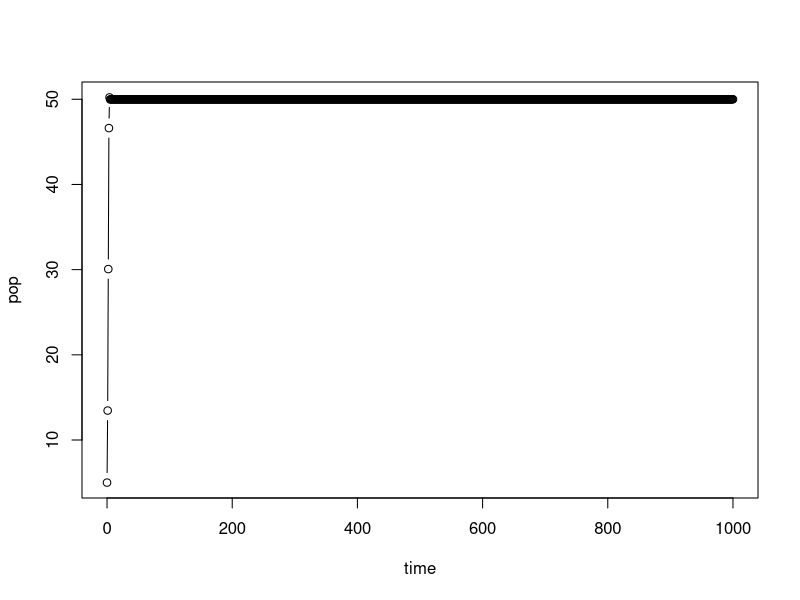
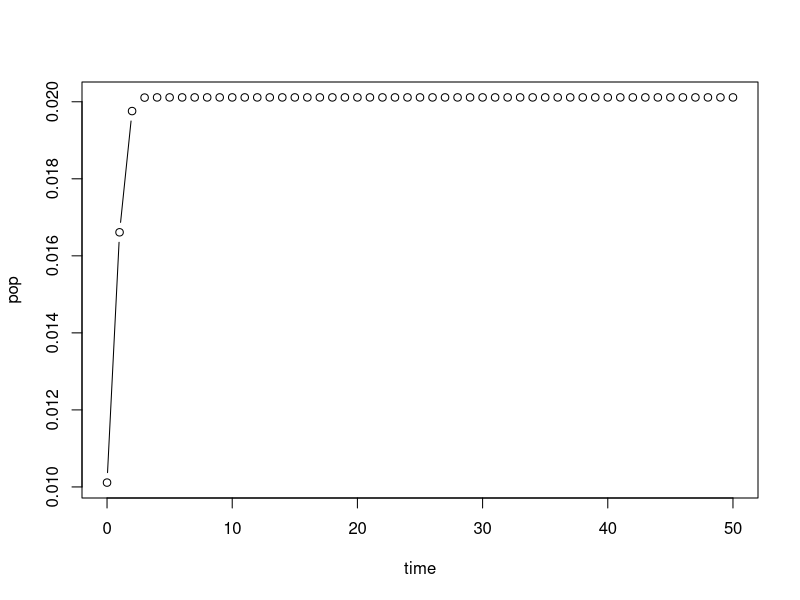
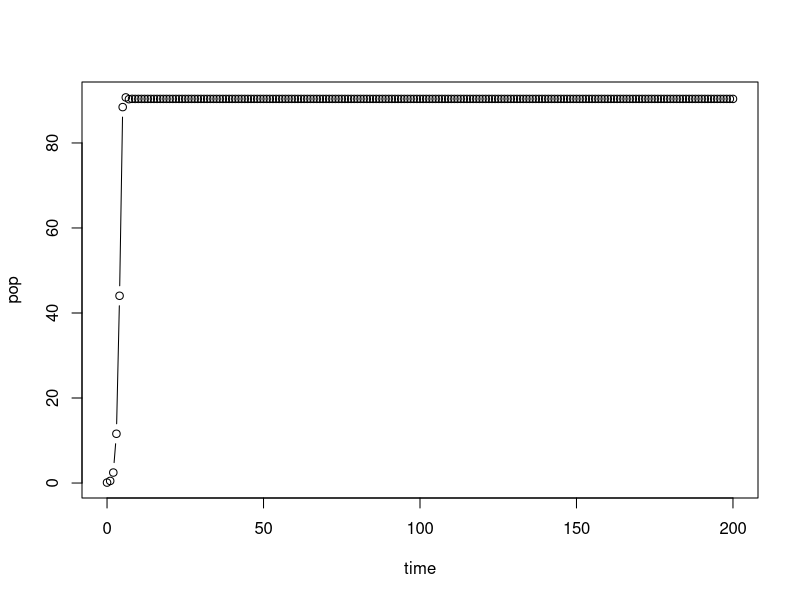
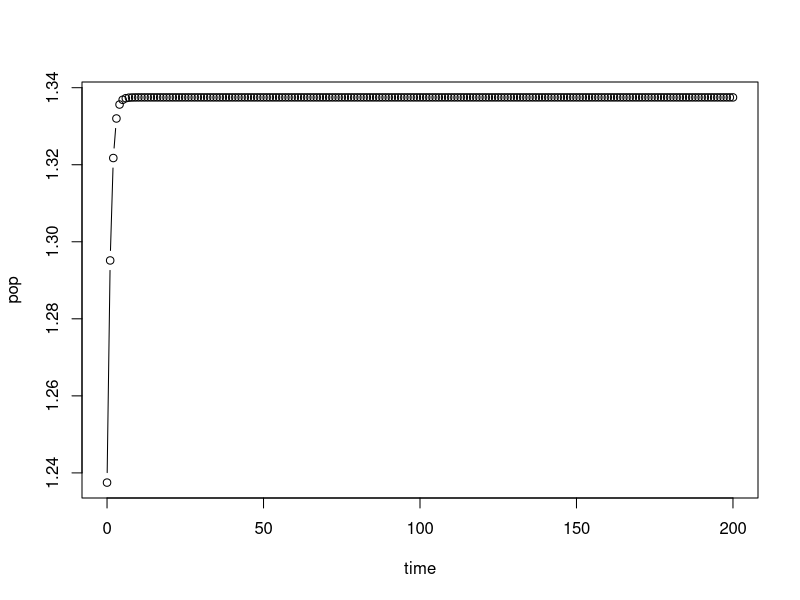
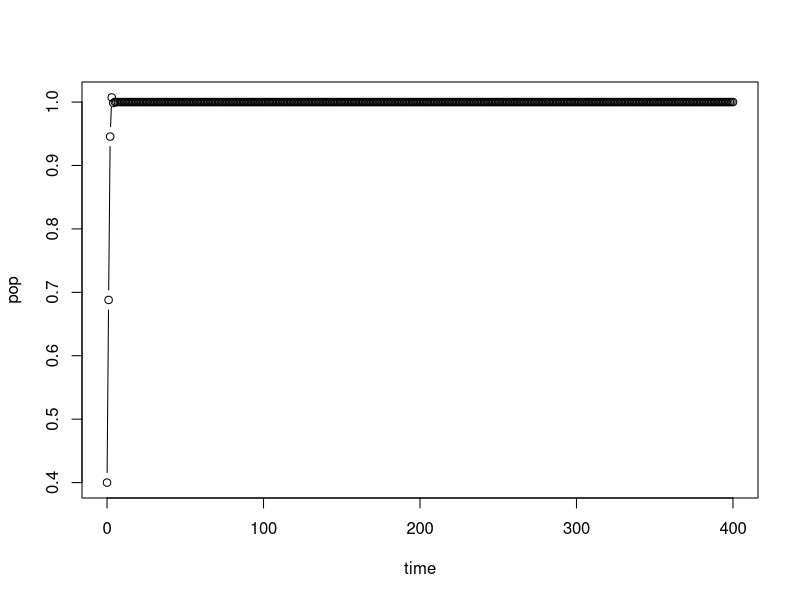

The R script that drew these images, in order:
# Exploring Ricker model
Ricker<-function(r,K,p0,lensim){
  pop<-c(p0)
  time<-c(0)
  # po<-rep(K,r)
  # print(po)
  
  for(it in c(1:lensim)){
    pt<-p0*exp(r*(1-(p0/K)))
    time<-c(time,it)
    pop<-c(pop,pt)
    p0<-pt
  }
  
  plot(time,pop,type="b")
  
}

#call the function
Ricker(r=1.1,K=50,p0=5,lensim=1000) # bifurcation point r=1
#-------------------------------------------------------

# Exploring Hassell model
# help: https://jmahaffy.sdsu.edu/courses/s00a/math121/lectures/qual_discrete/qualdiscrete.html#Hassell
#       https://www.jstor.org/stable/pdf/3863.pdf?refreqid=excelsior%3A348907abb1bca7f039109d94db5667b5
#       http://lab.rockefeller.edu/cohenje/PDFs/231CohenUnexpectedDominanceHighFreqChaoticNonlinPpnModelsLet.pdf

Hassell<-function(r,a,b,p0,lensim){
  pop<-c(p0)
  time<-c(0)
  
  for(it in c(1:lensim)){
    pt<-(r*p0)/((1+(a*p0))^b)
    time<-c(time,it)
    pop<-c(pop,pt)
    p0<-pt
  }
  
  r1<-((b/(b-1)))^b
  r2<-((b/(b-2)))^b
  plot(time,pop,type="b")
  return(pop)
  
  
  #provided b>2 (to get finite r2), these are the stability conditions:
  cat("For stable, monotonic approach towards eqm. upper limit of r should be",r1,"\n")

  cat("For stable, oscillatory approach towards eqm. upper limit of r should be within ",r1,"to",r2,"\n")
  
}

#call the function
r<-2.72
a<-0.5
b<-100
K_e<-((r^(1/b))-1)/a
K_e
x<-Hassell(r=r, a=a, b=b, p0=K_e-0.01, lensim=50) #b~1.5 : contest, b~100 : scramble
diff(x)
Hassell(r=5, a=0.01, b=2.5, p0=0.1, lensim=200) # see change : r=5,a=0.5 and vary b 1.5 to 5.5
#----------------------------------------------------------------------------------------------------
# Exploring Maynard Smith model
Msmith<-function(r,a,b,p0,lensim){
  pop<-c(p0)
  time<-c(0)
  
  for(it in c(1:lensim)){
    pt<-(r*p0)/(1+((a*p0)^b))
    time<-c(time,it)
    pop<-c(pop,pt)
    p0<-pt
  }
  
  plot(time,pop,type="b")
  
}

#call the function
r<-1.2
a<-0.5
b<-4
K_e<-((r-1)^(1/b))/a
K_e
Msmith(r=r,a=a,b=b,p0=K_e-0.1,lensim=200) #see changes as r=5,a=0.5 and vary b : 1,1.5,2,4
                                          #see changes as a=0.5,b=4 and vary r : 1.2, 1.5, 2
#--------------------------------------------------------------------------------------------------

# Exploring Verhulst model
Verhulst<-function(r,p0,lensim){
  pop<-c(p0)
  time<-c(0)
  # po<-rep(K,r)
  # print(po)
  
  for(it in c(1:lensim)){
    pt<-p0*(1+r*(1-p0))
    time<-c(time,it)
    pop<-c(pop,pt)
    p0<-pt
  }
  
  plot(time,pop,type="b")
}

#call the function
Verhulst(r=1.2,p0=0.4,lensim=400) # eqm. point =1
